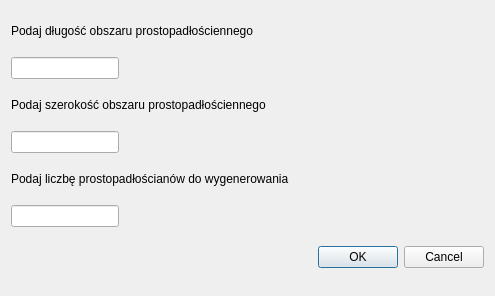
<?xml version="1.0" encoding="UTF-8"?>
<ui version="4.0">
 <class>RandomDataInsertForm</class>
 <widget class="QWidget" name="RandomDataInsertForm">
  <property name="geometry">
   <rect>
    <x>0</x>
    <y>0</y>
    <width>495</width>
    <height>296</height>
   </rect>
  </property>
  <property name="windowTitle">
   <string>Generowanie losowych danych</string>
  </property>
  <layout class="QGridLayout" name="gridLayout">
   <item row="0" column="0">
    <widget class="QLabel" name="label">
     <property name="sizePolicy">
      <sizepolicy hsizetype="Preferred" vsizetype="Fixed">
       <horstretch>0</horstretch>
       <verstretch>0</verstretch>
      </sizepolicy>
     </property>
     <property name="text">
      <string>Podaj długość obszaru prostopadłościennego</string>
     </property>
    </widget>
   </item>
   <item row="1" column="0">
    <widget class="QLineEdit" name="lineEdit_3">
     <property name="sizePolicy">
      <sizepolicy hsizetype="Fixed" vsizetype="Fixed">
       <horstretch>0</horstretch>
       <verstretch>0</verstretch>
      </sizepolicy>
     </property>
    </widget>
   </item>
   <item row="2" column="0">
    <widget class="QLabel" name="label_2">
     <property name="sizePolicy">
      <sizepolicy hsizetype="Preferred" vsizetype="Fixed">
       <horstretch>0</horstretch>
       <verstretch>0</verstretch>
      </sizepolicy>
     </property>
     <property name="text">
      <string>Podaj szerokość obszaru prostopadłościennego</string>
     </property>
    </widget>
   </item>
   <item row="3" column="0">
    <widget class="QLineEdit" name="lineEdit_2">
     <property name="sizePolicy">
      <sizepolicy hsizetype="Fixed" vsizetype="Fixed">
       <horstretch>0</horstretch>
       <verstretch>0</verstretch>
      </sizepolicy>
     </property>
    </widget>
   </item>
   <item row="4" column="0">
    <widget class="QLabel" name="label_3">
     <property name="sizePolicy">
      <sizepolicy hsizetype="Preferred" vsizetype="Fixed">
       <horstretch>0</horstretch>
       <verstretch>0</verstretch>
      </sizepolicy>
     </property>
     <property name="text">
      <string>&lt;html&gt;&lt;head/&gt;&lt;body&gt;&lt;p&gt;Podaj liczbę prostopadłościanów do wygenerowania&lt;/p&gt;&lt;/body&gt;&lt;/html&gt;</string>
     </property>
    </widget>
   </item>
   <item row="5" column="0">
    <widget class="QLineEdit" name="lineEdit">
     <property name="sizePolicy">
      <sizepolicy hsizetype="Fixed" vsizetype="Fixed">
       <horstretch>0</horstretch>
       <verstretch>0</verstretch>
      </sizepolicy>
     </property>
    </widget>
   </item>
   <item row="6" column="0">
    <widget class="QDialogButtonBox" name="buttonBox">
     <property name="standardButtons">
      <set>QDialogButtonBox::Cancel|QDialogButtonBox::Ok</set>
     </property>
    </widget>
   </item>
  </layout>
 </widget>
 <resources/>
 <connections/>
</ui>
